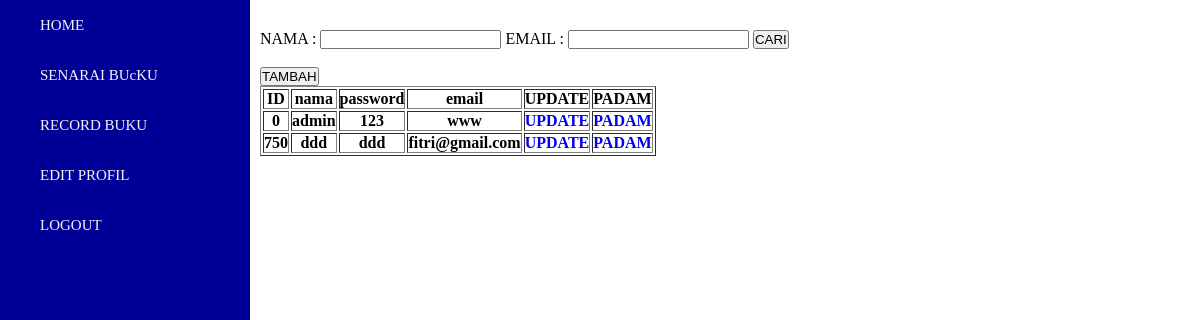
Screenshot of /s_senarai_staff.php with the database file from the repository.
### tables this page shows
CREATE TABLE `staff` (
  `staff_id` int(255) NOT NULL,
  `password` varchar(100) NOT NULL,
  `staff_nama` varchar(100) NOT NULL,
  `staff_email` varchar(20) NOT NULL,
  `role` varchar(10) NOT NULL
);

### s_senarai_staff.php (the view, shortened to what this page needs)
<?php
    include "s_bord.php";
    include "s_fungsi.php";
    $query = "";
?>
<html>
    <body>
        <div class="conten">
            <form action="s_senarai_staff.php" method="post">
                <label for="nama">NAMA : </label>
                    <input type="text" name="nama">
                <label for="email">EMAIL : </label>
                    <input type="" name="email">
                <button type="submit" name="cari">CARI</button>
            </form>
            <br>
            <button onclick="document.getElementById('tambah').show();">TAMBAH</button>
            <table border="1">
                <tr>
                    <th>ID</th>
                    <th>nama</th>
                    <th>password</th>
                    <th>email</th>
                    <th>UPDATE</th>
                    <th>PADAM</th>
                </tr>
                <?php
                    $sql = "SELECT * FROM staff $query";
                    $result = mysqli_query($conn,$sql);
                    while($row = mysqli_fetch_assoc($result)) { ?>
                        <tr>
                            <th><?=$row["staff_id"] ?></th>
                            <th><?=$row["staff_nama"] ?></th>
                            <th><?=$row["password"] ?></th>
                            <th><?=$row["staff_email"] ?></th>
                            <th><a href="s_update_staff.php?staffid=<?=$row["staff_id"]?>">UPDATE</a></th>
                            <th><a href="s_padam_staff.php?staffid=<?=$row["staff_id"]?>">PADAM</a></th>
                        </tr>
                    <?php } ?>
            </table>
        </div>
    </body>
</html>

### style.css (style rules this page uses)
* { margin: 0; padding: 0; list-style: none; text-decoration: none; }
.conten { position: relative; padding-top: 30px; left: 260px; width: calc(100% - 260px); min-height: 100vh; overflow: auto; }

### rows the page displays
staff: staff_id "0", staff_nama "admin", password "123", staff_email "www"
staff: staff_id "750", staff_nama "ddd", password "ddd", staff_email "fitri@gmail.com"
